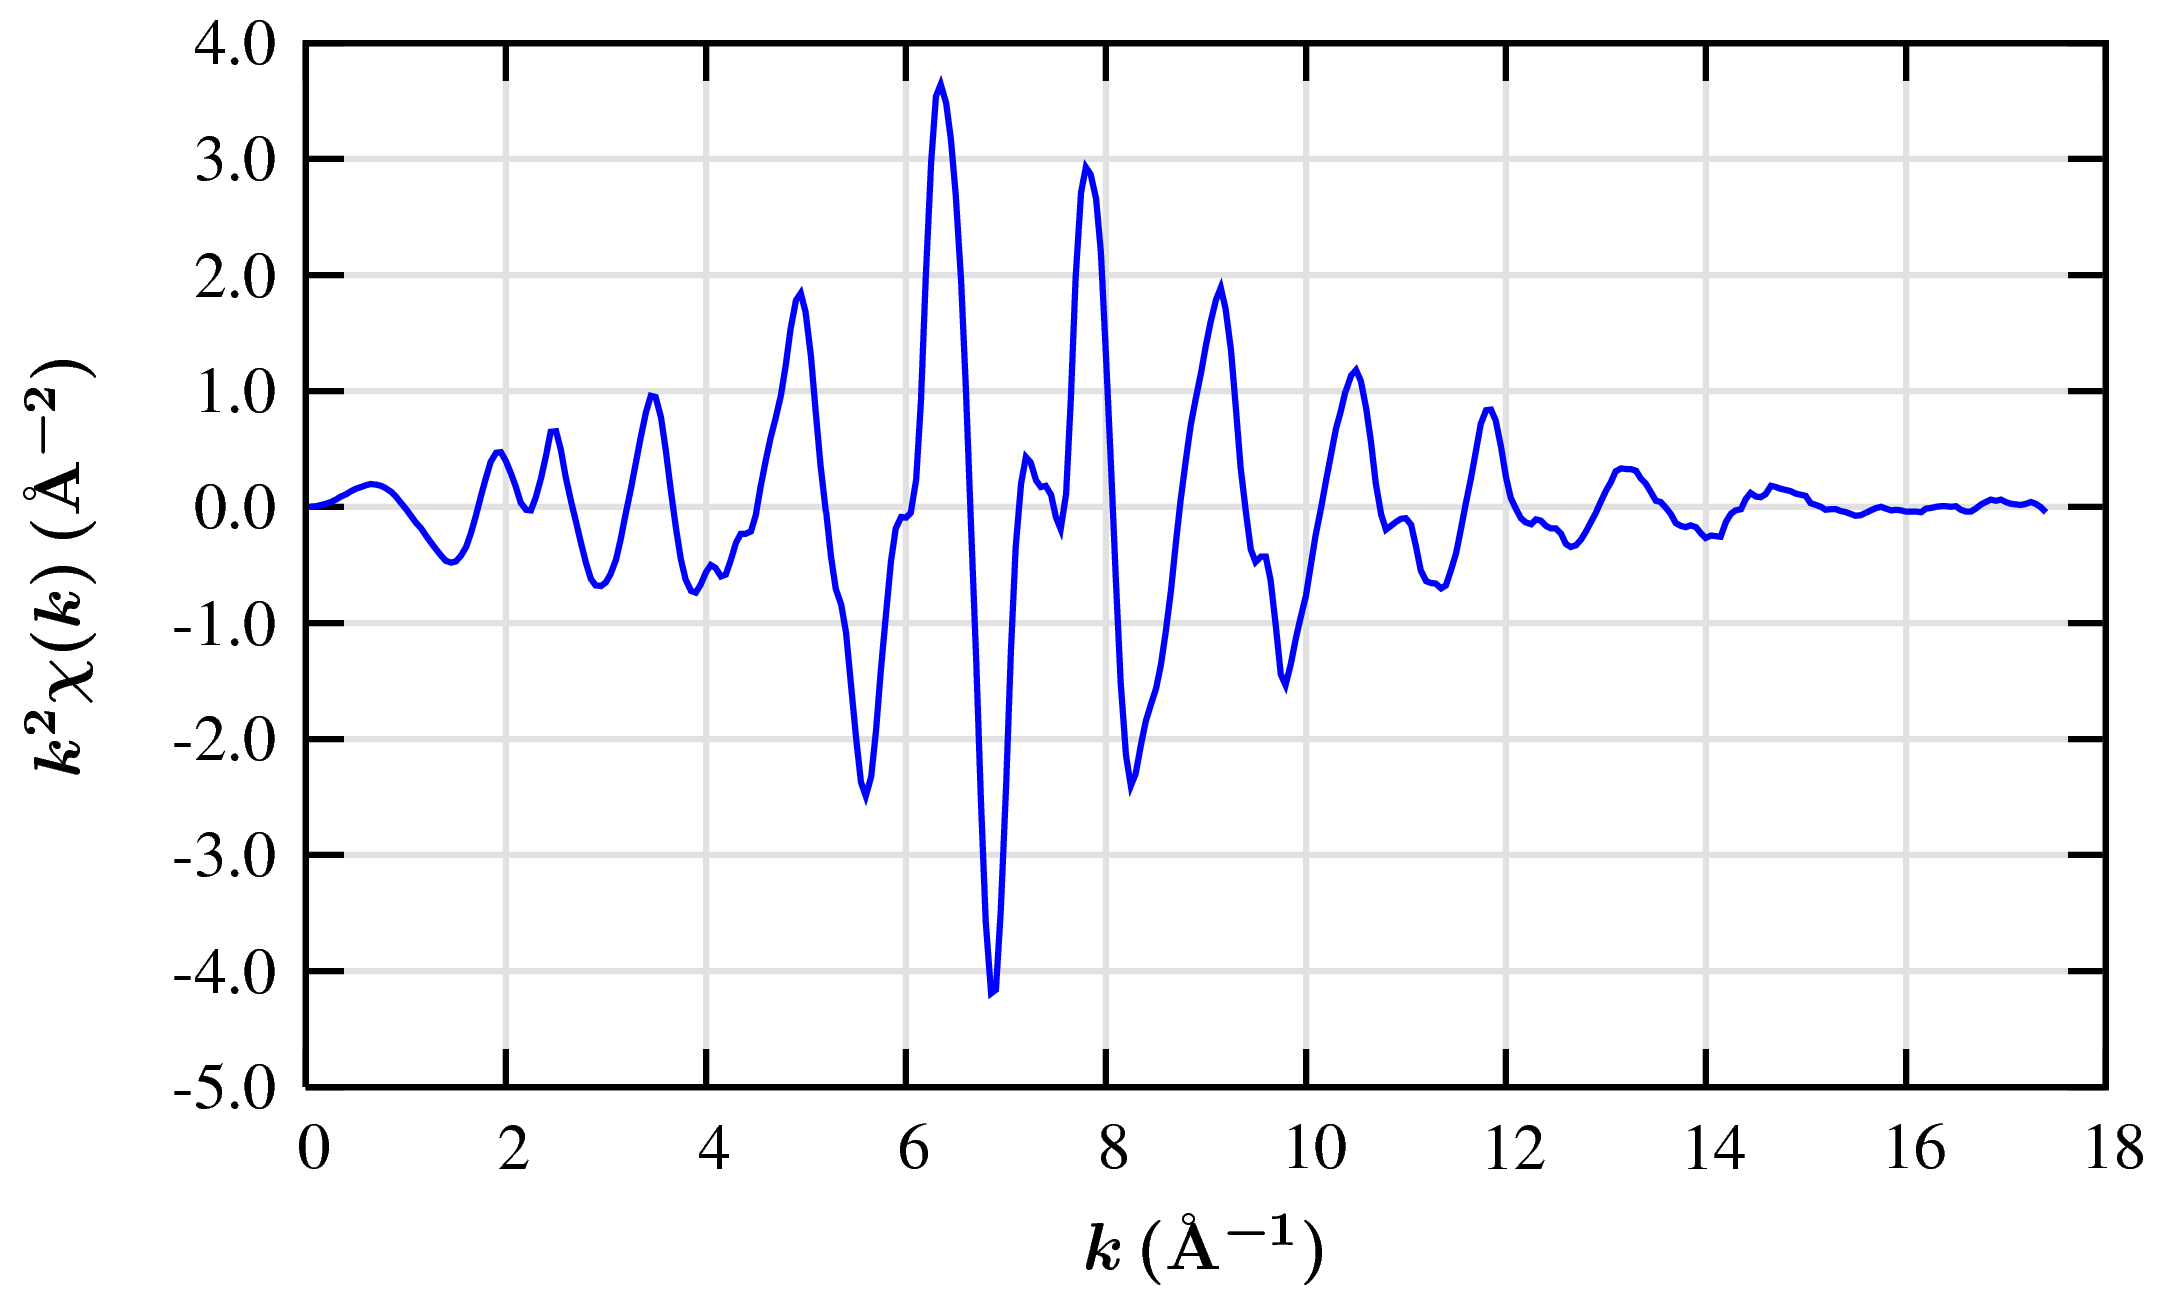

Here is the gnuplot script that generated this plot:

load 'base.gp'

set xrange [0:18]

set nokey
# set multiplot
# set origin 0.0, 0.0
# set size 1,1

set ylabel ' $ k^2\chi(k) \rm\, (\AA^{-2}) $ '  -1, 0
set xlabel ' $ k \rm\, (\AA^{-1}) $ ' 0, -0.5 

#  set title  ' Cu foil, room temperature '

set style line 1 lt 1 lw 2
##unset grid
set xtics 2
plot "cu_rt01.chi" u 1:3 w  l ls 1
# 
# 
# set origin 0.57,0.18
# set size 0.4,0.4
# set xrange [13.7:17.7]
# set yrange [-0.25:0.25]
# set format y "%2.1f"
# set xtics 1
# unset title
# unset xlabel
# unset ylabel
# unset grid
# plot "cu_rt01.chi" u 1:3 w  l ls 1
# 
# replot
# 
# set nomultiplot
